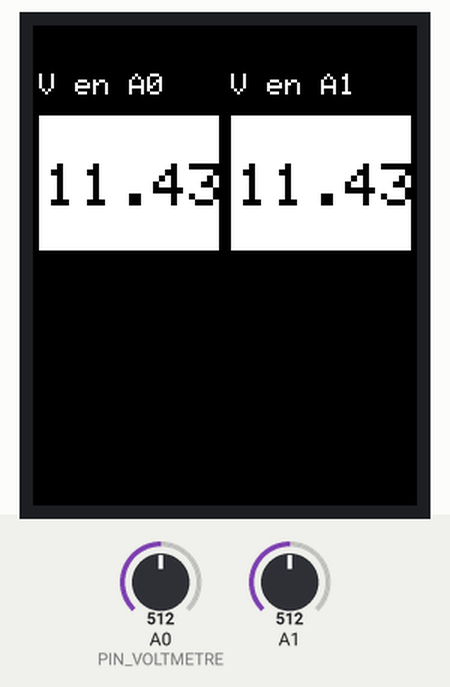
Bench run of a sketch on a simulated Arduino Uno, built with avr-gcc and run on an emulated ATmega328P. Shown: 128×160 colour display. The inputs (shaded band) are chosen by the test bench; at power-on: A0 (PIN_VOLTMETRE) = 512, A1 = 512.

Above: at 3.4 s.
3.5 s: A0 (PIN_VOLTMETRE) set to 716
At 5.0 s:
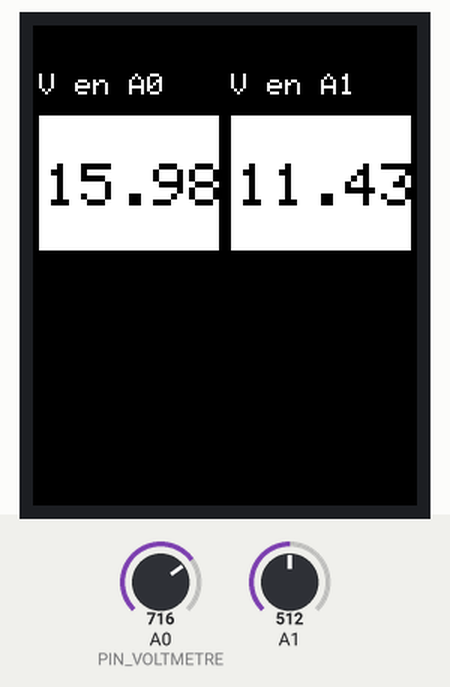
5.3 s: A1 set to 716
At 5.8 s:
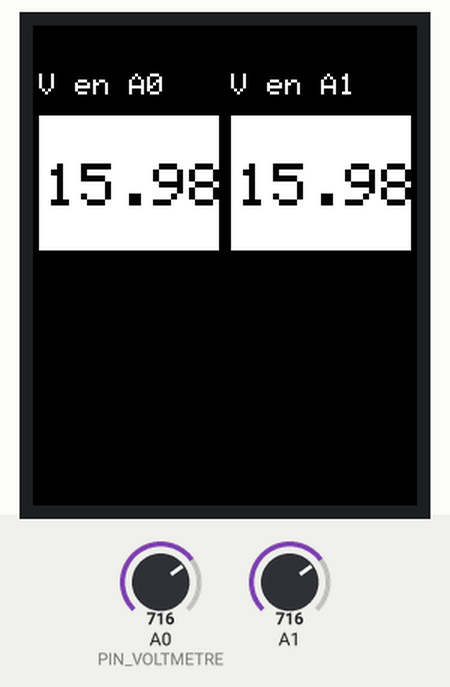
6.9 s: A0 (PIN_VOLTMETRE) set to 900
At 7.6 s:
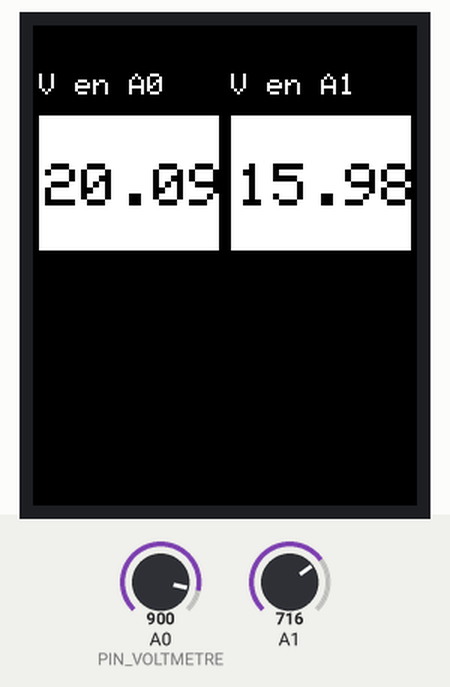
8.5 s: A1 set to 900
At 9.3 s:
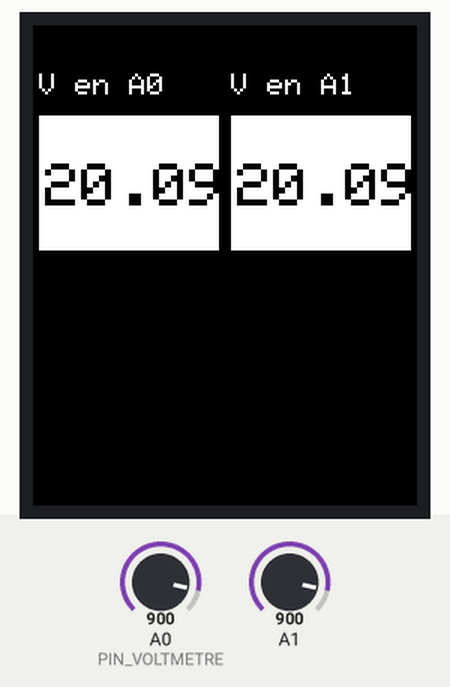
10.1 s: A0 (PIN_VOLTMETRE) set to 1023
At 11.1 s:
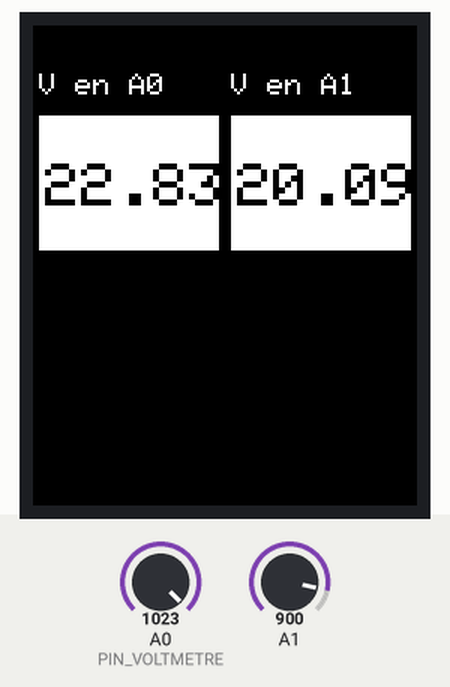
11.7 s: A1 set to 1023
At 12.8 s:
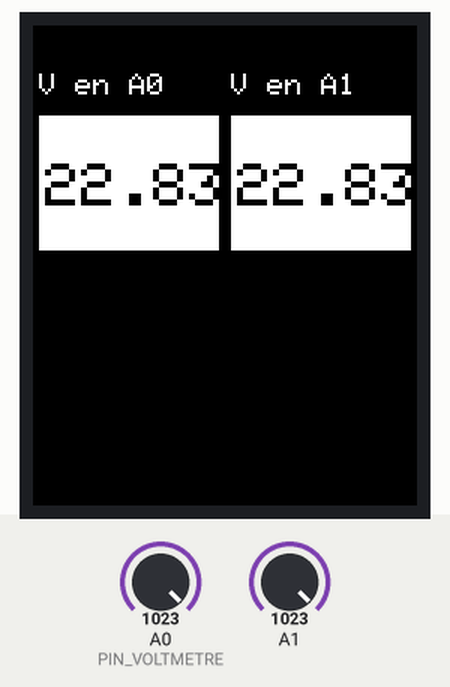
Timing chart, 0 to 14.4 s (numbered marks = the images above; inputs shaded):
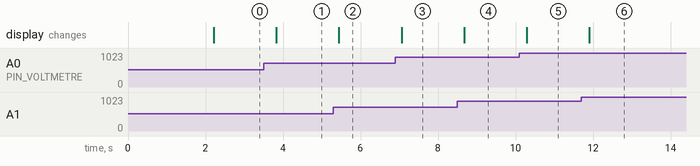

Measured:
- after the input at 3.5 s, the display: changes after 0.33 s (image 1)
- after the input at 5.3 s, the display: changes after 0.15 s (image 2)
- after the input at 6.9 s, the display: changes after 0.16 s (image 3)
- after the input at 8.5 s, the display: changes after 0.17 s (image 4)
- after the input at 10.1 s, the display: changes after 0.19 s (image 5)
- after the input at 11.7 s, the display: changes after 0.20 s (image 6)

The sketch:

tft_3.ino
```cpp
#include "tft_positions.h"
#include <Adafruit_GFX.h>     // Core graphics library
#include <Adafruit_ST7735.h>  // Hardware-specific library for ST7735
// #include <Adafruit_ST7789.h> // Hardware-specific library for ST7789
#include <SPI.h>
#define TFT_CS 10
#define TFT_RST 8  // Or set to -1 and connect to Arduino RESET pin
#define TFT_DC 9

Adafruit_ST7735 tft = Adafruit_ST7735(TFT_CS, TFT_DC, TFT_RST);


#define PIN_VOLTMETRE A0

#define MAX_VOLTS_INPUT 22.857F
#define RATION_VOLT (float)(22.857F / 5.0F)
#define RATIO_ADC (float)(5.0F / 1024.0F)


void screenSetup() {
  tft.setCursor(34, 10);
  tft.setTextSize(2);
  tft.setTextColor(0x7FB8);
  tft.print("Orsys");
  tft.setCursor(5, 50);
  tft.setTextColor(0xFFFF);
  tft.print("Volts");
  tft.setCursor(60, 70);
  tft.print("Metre");
  tft.setTextSize(1);
  tft.setTextColor(0x7FB8);
  tft.setCursor(15, 140);
  tft.print("copyright 2023");
}

void setup() {
  // put your setup code here, to run once:
  tft.initR(INITR_BLACKTAB);
  tft.fillScreen(ST77XX_BLACK);
  screenSetup();
  delay(2000);
  // screenVoltMetreBase();
    tft.fillScreen(TFT_BACKGROUND_COLOR);
  makeCadre(CADRE_A0_X, CADRE_A0_Y, CADRE_GENERIC_W, CADRE_GENERIC_H, "V en A0");
  makeCadre(CADRE_A1_X, CADRE_A1_Y, CADRE_GENERIC_W, CADRE_GENERIC_H, "V en A1");
}
/**
* caluculate final value of vin before kirshoff bridge
* @param vADC value on ADC pin
*/
float calculateVin(uint16_t vADC) {
  return RATIO_ADC * (float)vADC * RATION_VOLT;
}
void loop() {
  //char buffer[6];
  //printInScreenCadre(5, 60, dtostrf(calculateVin(analogRead(PIN_VOLTMETRE)), 2, 2, buffer));
  //printInScreenCadre(75, 60, dtostrf(calculateVin(analogRead(A1)), 2, 2, buffer));
  //makeCadre(CADRE_A1_X, CADRE_A1_Y, CADRE_GENERIC_W, CADRE_GENERIC_H, "V en A1");
setFloatValueInCadre(CADRE_A0_X, CADRE_A0_Y,CADRE_GENERIC_W, CADRE_GENERIC_H, calculateVin(analogRead(PIN_VOLTMETRE)),CADRE_GENERIC_VALUE_PERCISION);
setFloatValueInCadre(CADRE_A1_X, CADRE_A1_Y,CADRE_GENERIC_W, CADRE_GENERIC_H, calculateVin(analogRead(A1)),CADRE_GENERIC_VALUE_PERCISION);

  delay(800);
  // put your main code here, to run repeatedly:
}
```

tft_positions.h
```cpp
#ifndef _TFT_POSITIONS_H_
#include <Adafruit_ST77xx.h>
#define _TFT_POSITIONS_H_
#define TFT_WIDTH 128.0F
#define TFT_HEIGHT 160.0F
#define TFT_BACKGROUND_COLOR ST77XX_BLACK
/******************************************
  * def des position relative dans un cadre *
  *******************************************/
#define CADRE_FROMREF_TITLE_X 2
#define CADRE_FROMREF_TITLE_Y 6

#define CADRE_TITLE_SIZE 1
#define CADRE_VALUE_SIZE 2
#define CADRE_TITLE_COLOR ST77XX_WHITE
#define CADRE_VALUE_COLOR ST77XX_BLACK
#define CADRE_VALUE_SIZE 2

#define CADRE_FROMREF_VALUE_RECT_X 2
#define CADRE_FROMREF_VALUE_RECT_Y 20
#define CADRE_FROMREF_VALUE_X CADRE_FROMREF_VALUE_RECT_X+2
#define CADRE_FROMREF_VALUE_Y CADRE_FROMREF_VALUE_RECT_Y+(CADRE_VALUE_SIZE * 8)
/******CADRE GENERIC CONFIG***************/
#define CADRE_GENERIC_W TFT_WIDTH / 2.0F
#define CADRE_GENERIC_H (TFT_HEIGHT - 25.0F) / 2.0F
#define CADRE_GENERIC_VALUE_PERCISION 2
/***********CADRE VALUE A0****************/
#define CADRE_A0_X 0
#define CADRE_A0_Y 10
/***********CADRE VALUE A1****************/
#define CADRE_A1_X CADRE_GENERIC_W
#define CADRE_A1_Y 10
#endif
```

tft_visual_framework.ino
```cpp
#include "tft_positions.h"


void makeCadre(uint8_t x, uint8_t y, uint8_t w, uint8_t h, const char *title) {
  tft.setCursor(x + CADRE_FROMREF_TITLE_X, y + CADRE_FROMREF_TITLE_Y);
  tft.setTextSize(CADRE_TITLE_SIZE);
  tft.setTextColor(CADRE_TITLE_COLOR);
  tft.print(title);
  // tft.drawRect(2, y + 18, tft.width() - 4, height - 18, 0xFFFF);
  tft.fillRect(x + CADRE_FROMREF_VALUE_RECT_X,
               y + CADRE_FROMREF_VALUE_RECT_Y,
               w - CADRE_FROMREF_VALUE_RECT_X * 2,
               h - CADRE_FROMREF_VALUE_RECT_Y - 2,
               CADRE_TITLE_COLOR);
  setFloatValueInCadre(x, y, w, h, 0.0F, 2);
}
void setFloatValueInCadre(uint8_t x, uint8_t y, uint8_t w, uint8_t h, float value, uint8_t precision) {
  char buffer[precision + 4];
  tft.fillRect(x + CADRE_FROMREF_VALUE_RECT_X,
               y + CADRE_FROMREF_VALUE_RECT_Y,
               w - CADRE_FROMREF_VALUE_RECT_X * 2,
               h - CADRE_FROMREF_VALUE_RECT_Y - 2,
               CADRE_TITLE_COLOR);
  tft.setCursor(x + CADRE_FROMREF_VALUE_X, y + CADRE_FROMREF_VALUE_Y);
  tft.setTextSize(CADRE_VALUE_SIZE);
  tft.setTextColor(CADRE_VALUE_COLOR);
  tft.print(dtostrf(value, 2, precision, buffer));
}
```
